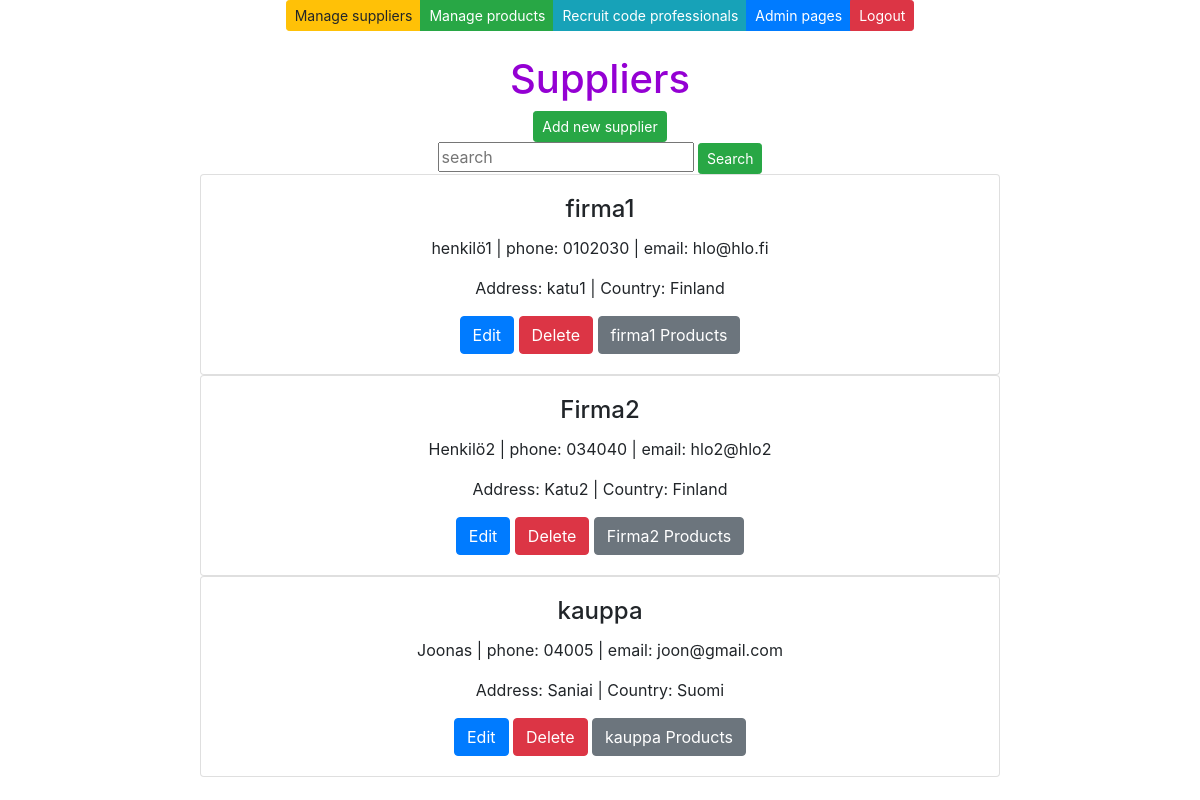
Page /suppliers/ (signed in) on the committed database.
### app/models.py (models this page shows, shortened)
class Supplier(models.Model):
    companyname = models.CharField(max_length = 50, default="firma")
    contactname = models.CharField(max_length = 50, default="firma")
    address = models.CharField(max_length = 100, default="firma")
    phone = models.CharField(max_length = 20, default="firma")
    email = models.CharField(max_length = 50, default="firma")
    country = models.CharField(max_length = 50, default="firma")

### app/views.py (the view)
# urls.py: path('suppliers/', supplierlistview),
def supplierlistview(request):
    if not request.user.is_authenticated:
        return render(request, 'loginpage.html')
    else:
        supplierlist = Supplier.objects.all()
        context = {'suppliers': supplierlist}
        return render (request,"supplierlist.html",context)

### app/templates/supplierlist.html (shortened to what this page needs)
{% extends 'index.html' %}
{% block content %}
<br />
<br />
<h1 style="color: darkviolet">Suppliers</h1>
<button id="add-btn" class="btn btn-success btn-sm" onclick="showaddform()">Add new supplier</button>
        <form method="post" action="/search-suppliers/">
            <input class="card-text" class="card-text" type="text" placeholder="search" name="search">
            <input type="submit" value="Search" class="btn btn-success btn-sm" name="">
        </form>
{% for s in suppliers %}
<div class="card" style="width: 50rem;">
    <div class="card-body">
        <h4 class="card-title">{{s.companyname}}</h4>
        <p class="card-text">{{s.contactname}} | phone: {{s.phone}} | email: {{s.email}} </p>
        <p class="card-text">Address: {{s.address}} | Country: {{s.country}}</p>
        <a href="/edit-supplier-get/{{s.id}}/" class="btn btn-primary">Edit</a>
        <a href="/confirm-delete-supplier/{{s.id}}/" class="btn btn-danger">Delete</a>
        <a href="/products-by-supplier/{{s.id}}/" class="btn btn-secondary">{{s.companyname}} Products</a>
    </div>
</div>
{% empty %}
<div class="card" style="width: 50rem;">
    <div class="card-body">
        <p class="card-text">No suppliers found in the database </p>
    </div>
</div>
{%endfor%}
{% endblock %}

### app/static/style.css (style rules this page uses)
h1 { color: blueviolet; }

### rows in the picture
Supplier: companyname "firma1", contactname "henkilö1", phone "0102030", email "hlo@hlo.fi", address "katu1", country "Finland"
Supplier: companyname "Firma2", contactname "Henkilö2", phone "034040", email "hlo2@hlo2", address "Katu2", country "Finland"
Supplier: companyname "kauppa", contactname "Joonas", phone "04005", email "joon@gmail.com", address "Saniai", country "Suomi"
